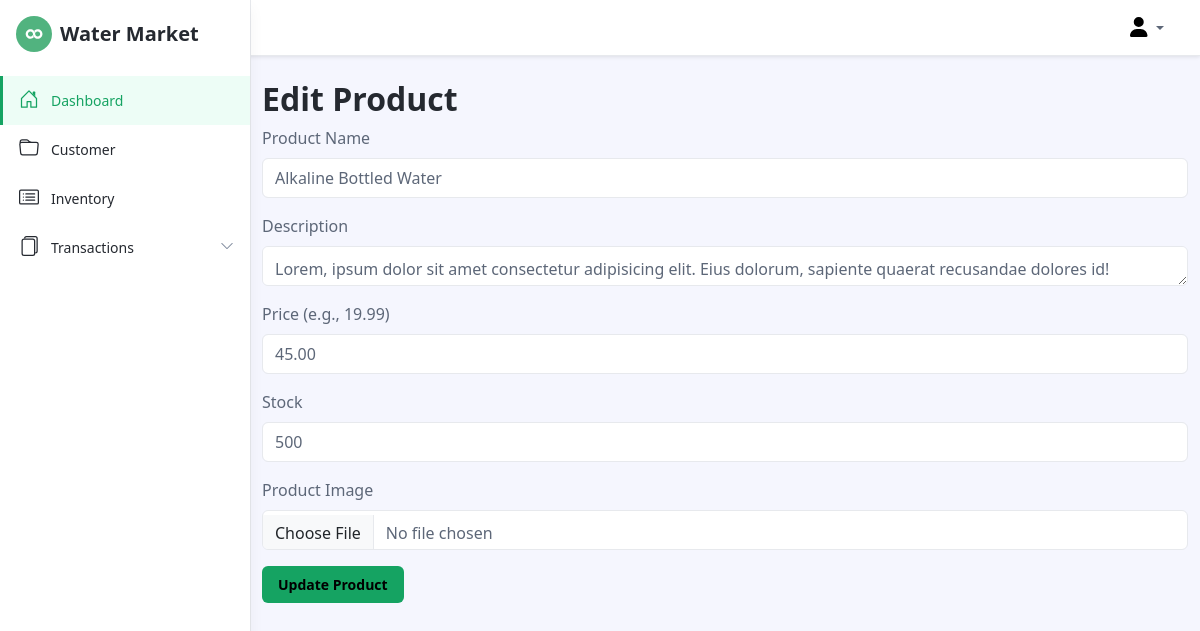
The app's page /edit_product.php?id=21 with its own data.
### tables this page shows
CREATE TABLE `products` (
  `product_id` int(11) NOT NULL,
  `product_name` varchar(100) NOT NULL,
  `description` text DEFAULT NULL,
  `price` decimal(10,2) NOT NULL,
  `stock` int(11) NOT NULL,
  `image_path` varchar(100) NOT NULL,
  `created_at` timestamp NOT NULL DEFAULT current_timestamp()
);

### edit_product.php (the view, shortened to what this page needs)
<?php
require_once 'config.php';
$product_id = isset($_GET['id']) ? intval($_GET['id']) : 0;
try {
    $sql = "SELECT product_name, description, price, stock, image_path FROM products WHERE product_id = :product_id";
    $stmt = $conn->prepare($sql);
    $stmt->bindParam(':product_id', $product_id, PDO::PARAM_INT);
    $stmt->execute();
    $product = $stmt->fetch(PDO::FETCH_ASSOC);
} catch (PDOException $e) {
    echo "Error: " . $e->getMessage();
}
?>
<!DOCTYPE html>
<html lang="en">
<head>
    <link id="theme-style" rel="stylesheet" href="assets/css/portal.css">
</head>
<body class="app">
    <header class="app-header fixed-top">
        <?php @include('navbar.php'); ?>
        <?php @include('sidebar.php'); ?>
    </header>
    <div class="app-wrapper">
        <div class="container">
            <h2 class="mt-4">Edit Product</h2>
            <form action="edit_product.php?id=<?php echo $product_id; ?>" method="POST" enctype="multipart/form-data">
                <div class="mb-3">
                    <label for="product-name" class="form-label">Product Name</label>
                    <input type="text" class="form-control" id="product-name" name="product_name" value="<?php echo htmlspecialchars($product['product_name']); ?>" required>
                </div>
                <div class="mb-3">
                    <label for="description" class="form-label">Description</label>
                    <textarea class="form-control" id="description" name="description" rows="3" required><?php echo htmlspecialchars($product['description']); ?></textarea>
                </div>
                <div class="mb-3">
                    <label for="price" class="form-label">Price (e.g., 19.99)</label>
                    <input type="number" step="0.01" class="form-control" id="price" name="price" value="<?php echo htmlspecialchars($product['price']); ?>" required>
                </div>
                <div class="mb-3">
                    <label for="stock" class="form-label">Stock</label>
                    <input type="number" class="form-control" id="stock" name="stock" value="<?php echo htmlspecialchars($product['stock']); ?>" required>
                </div>
                <div class="mb-3">
                    <label for="product-image" class="form-label">Product Image</label>
                    <input type="file" class="form-control" id="product-image" name="product_image" accept="image/*">
                </div>
                <button type="submit" class="btn btn-primary">Update Product</button>
            </form>
        </div>
    </div>
</body>
</html>

### records on screen
products: product_name "Alkaline Bottled Water", description "Lorem, ipsum dolor sit amet consectetur adipisicing elit. Eius dolorum, sapiente quaerat recusandae dolores id!", price "45.00", stock "500"
